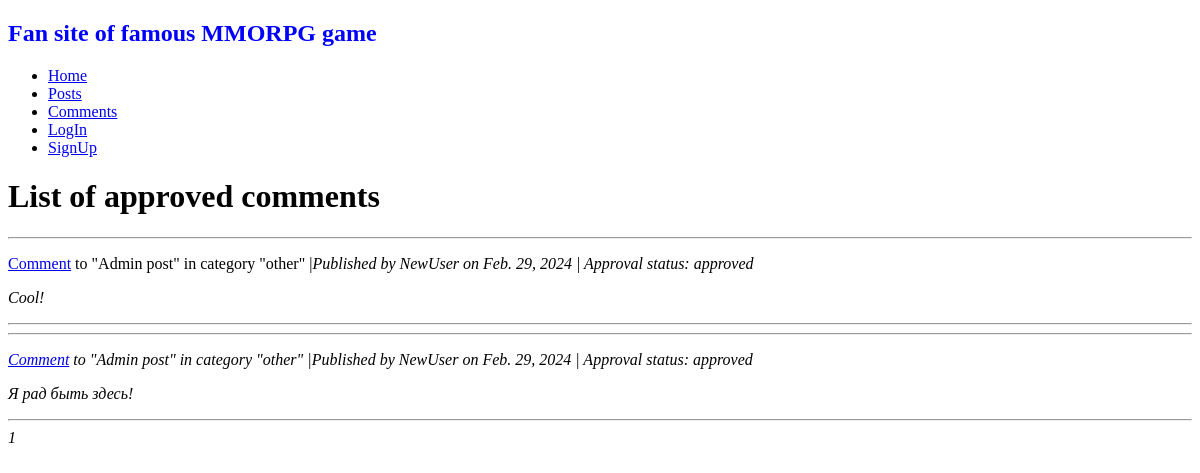
/noticeboard/comments/, run on an earlier commit of the app's database.
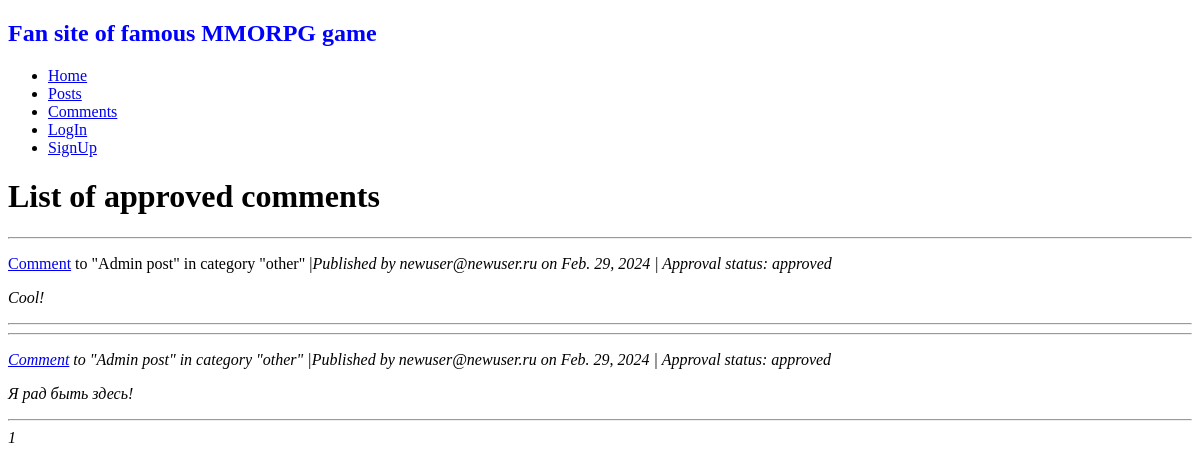
And on a later commit of the database.
### noticeboard_app/models.py (models this page shows, shortened)
class Comment(models.Model):
    text = models.TextField(max_length = 1024)
    author = models.ForeignKey(User, on_delete = models.CASCADE)
    post = models.ForeignKey(Post, on_delete = models.CASCADE)
    date = models.DateField(auto_now_add = True)
    status =  models.CharField(max_length = 20, choices = APPROVAL_STATUS, default = 'undefined')

class Post(models.Model):
    name = models.CharField(max_length = 255)
    category = models.CharField(max_length = 20, choices = POSTCATEGORY, default = 'other')
    text = RichTextField()
    author = models.ForeignKey(User, on_delete = models.CASCADE)
    date = models.DateField(auto_now_add = True)
    def __str__(self):
        return self.name

### noticeboard_app/views.py (the view)
# urls.py: path('comments/', CommentList.as_view(), name="commentlist"),
class CommentList(ListView):
    model = Comment
    ordering = 'date'
    template_name = 'comment_list.html'
    context_object_name = 'commentlist'
    paginate_by = 10

### templates/comment_list.html (shortened to what this page needs)
{% extends "base.html" %}
{% block content %}
<h1>List of approved comments</h1>
{% if commentlist %}
        {% for p in commentlist %}
            {% if p.status == 'approved' %}
                <hr>
                <p><a href="{{p.pk}}">Comment</a> to "{{ p.post }}" in category "{{ p.post.category }}" |<i>Published by {{ p.author }} on {{ p.date }} | Approval status: {{p.status}} {{ p.approved }}<i></p>
                <p>{{ p.text|truncatewords:15 }}</a></p>
                <hr>
            {% endif %}
        {% endfor %}
{% else %}
    <h2>No comments yet!</h2>
{% endif %}
{{ page_obj.number }}
{% endblock content %}

What changed in the data, as far as the page shows it:
changed through a linked row, Comment "Cool!": author "NewUser" → "newuser@newuser.ru"
changed through a linked row, Comment "Я рад быть здесь!": author "NewUser" → "newuser@newuser.ru"
